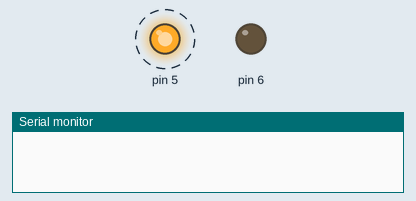
Bench run of a sketch on a simulated Arduino Uno, built with avr-gcc and run on an emulated ATmega328P. Shown: output pins drawn as LEDs (lit = HIGH), the last lines printed to the serial monitor. Dashed ring = blinking.

Above: at 0.4 s.
At 7.8 s:
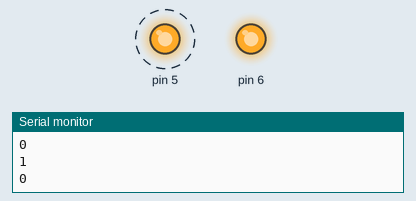
Timing chart, 0 to 8.4 s (numbered marks = the images above):
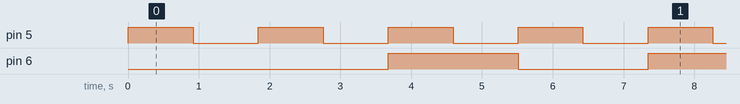

Measured:
- by itself, pin 5: alternates HIGH for 0.92 s and LOW for 0.92 s
- by itself, pin 6: alternates HIGH for 1.8 s and LOW for 1.8 s
- by itself, everything shown: repeats every 29.4 s, in 48 steps

The sketch:

devoir_2_30_JANV.ino
```cpp
int compteur = 0;
unsigned long temps;
void setup() {
  // put your setup code here, to run once:
  pinMode(5, OUTPUT);
  pinMode(6, OUTPUT);
  Serial.begin(9600);
}

void loop() {
  // put your main code here, to run repeatedly:
    digitalWrite(5, HIGH);
    delay(millis);
    digitalWrite(5, LOW);
    delay(millis);

    compteur ++;
    compteur = compteur % 2;
    Serial.println(compteur);
    if (compteur == 0){
      digitalWrite(6, HIGH);
    }
    else
    digitalWrite(6, LOW);
  }
```
